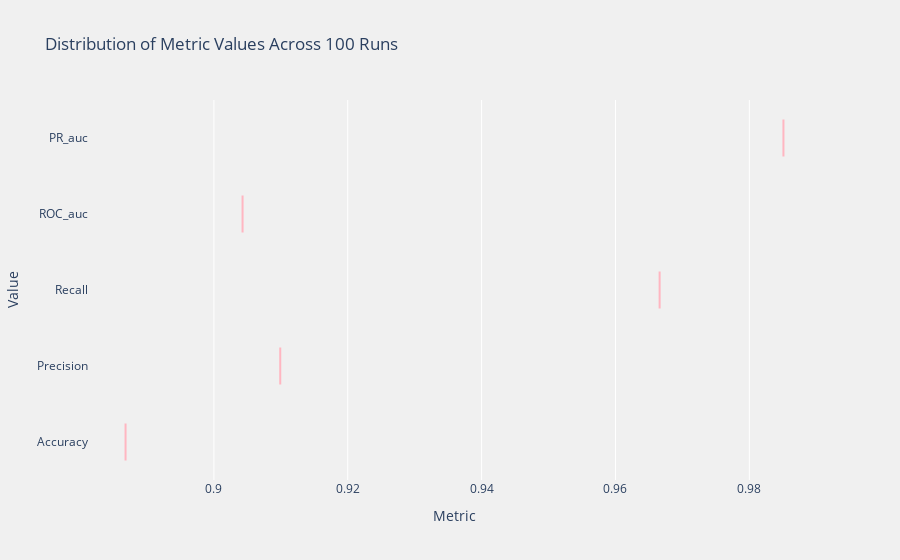

The notebook cell saved with this chart:
### Code cell
print_results(results, color = 'lightpink')

### Figure 1 — Plotly figure (JSON) as saved in the notebook; plotly's stock layout.template omitted (floating-point values rounded to 4 significant figures)
{"data": [{"alignmentgroup": "True", "hovertemplate": "value=%{x}<br>metric=%{y}<extra></extra>", "legendgroup": "", "marker": {"color": "lightpink"}, "name": "", "notched": false, "offsetgroup": "", "orientation": "h", "showlegend": false, "type": "box", "x": [0.8868, 0.9099, 0.9666, 0.9043, 0.9851], "x0": " ", "xaxis": "x", "y": ["Accuracy", "Precision", "Recall", "ROC_auc", "PR_auc"], "y0": " ", "yaxis": "y"}], "layout": {"boxmode": "group", "legend": {"tracegroupgap": 0}, "paper_bgcolor": "rgba(240, 240, 240, 100)", "plot_bgcolor": "rgba(0, 0, 0, 00)", "title": {"text": "Distribution of Metric Values Across 100 Runs"}, "xaxis": {"anchor": "y", "domain": [0, 1], "title": {"text": "Metric"}}, "yaxis": {"anchor": "x", "domain": [0, 1], "title": {"text": "Value"}}}}
